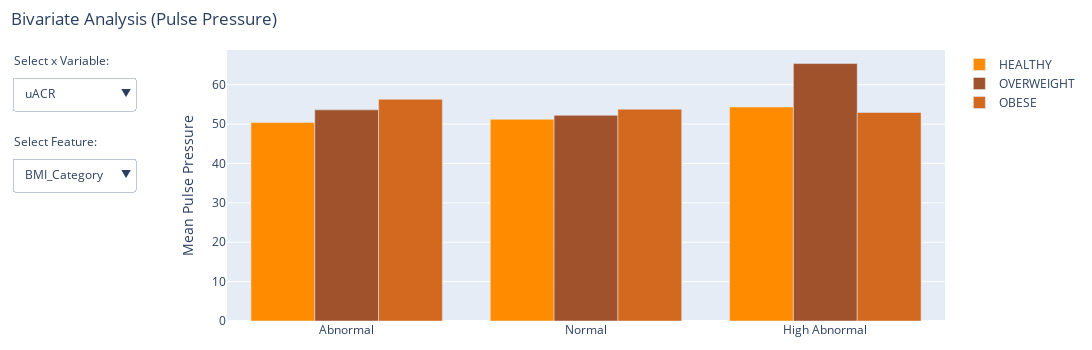

Source (notebook cell):
### Code cell
data['Pulse Pressure'] = data['Systolic'] - data['Diastolic']

# Variables
x_vars = ['uACR', 'BMI_Category', 'BP_Category', 'Ethnicity_Black', 'Gender']
y_var = 'Pulse Pressure'
k_var = ['BMI_Category', 'BP_Category', 'S_Ethnicity', 'Ethnicity_Black', 'Gender', 'uACR']
colour_list = ['DarkOrange', 'Sienna', 'Chocolate', 'DarkSalmon', 'Coral', 'SandyBrown']

# Initial x_var
current_x_var = x_vars[0]

fig = go.Figure()

# Add traces for each combination of k_var values
for a in k_var:
    for col, k in enumerate(data[a].unique()):
        fig.add_trace(
            go.Bar(
                name=f'{k}',
                x=data[current_x_var].unique(),
                y=[data[y_var][(data[current_x_var] == x) & (data[a] == k)].mean() for x in data[current_x_var].unique()],
                marker_color=colour_list[col],
                visible=a == k_var[0],
            )
        )

# Create buttons for each k_var
buttons_k_var = []
for a in k_var:
    buttons_k_var.append(dict(
        method='update',
        label=a,
        args=[{
            'visible': [a == current for current in k_var for _ in data[current].unique()],
            'title.text': f'Mean Age by {a} and {current_x_var}'
        }]
    ))

# Create buttons for each x_var
buttons_x_var = []
for x in x_vars:
    buttons_x_var.append(dict(
        method='update',
        label=x,
        args=[{
            'x': [data[x].unique()] * len(k_var) * data[k_var[0]].nunique(),
            'y': [[data[y_var][(data[x] == val) & (data[a] == k)].mean() for val in data[x].unique()] for a in k_var for k in data[a].unique()],
            'title.text': f'Mean Pulse Pressure by {k_var[0]} and {x}'
        }]
    ))

# Update layout with dropdowns
fig.update_layout(
    updatemenus=[
        dict(
            buttons=buttons_x_var,
            direction='down',
            showactive=True,
            x=-0.3,
            xanchor='left',
            y=0.9,
            yanchor='top'
        ),
        dict(
            buttons=buttons_k_var,
            direction='down',
            showactive=True,
            x=-0.3,
            xanchor='left',
            y=0.6,
            yanchor='top'
        )
    ],
    barmode='group',
    title=dict(text='Bivariate Analysis (Pulse Pressure)', x=0.01),
    yaxis_title='Mean Pulse Pressure',
    autosize=False,
    width=1100,
    height=350,
    margin=dict(l=20, r=20, t=50, b=20)
)

# Add annotation
fig.update_layout(
    annotations=[
        dict(text="Select x Variable:", showarrow=False,
             x=-0.3, xref="paper", y=1, yref="paper", align="left"),
        dict(text="Select Feature:", showarrow=False,
             x=-0.3, xref="paper", y=0.7, yref="paper", align="left")
    ]
)

fig.show()

### Figure 1 — Plotly figure (JSON) as saved in the notebook; plotly's stock layout.template omitted (floating-point values rounded to 4 significant figures)
{"data": [{"marker": {"color": "DarkOrange"}, "name": "HEALTHY", "type": "bar", "visible": true, "x": ["Abnormal", "Normal", "High Abnormal"], "y": [50.38, 51.21, 54.33]}, {"marker": {"color": "Sienna"}, "name": "OVERWEIGHT", "type": "bar", "visible": true, "x": ["Abnormal", "Normal", "High Abnormal"], "y": [53.63, 52.22, 65.38]}, {"marker": {"color": "Chocolate"}, "name": "OBESE", "type": "bar", "visible": true, "x": ["Abnormal", "Normal", "High Abnormal"], "y": [56.32, 53.8, 52.94]}, {"marker": {"color": "DarkOrange"}, "name": "NORMAL", "type": "bar", "visible": false, "x": ["Abnormal", "Normal", "High Abnormal"], "y": [47.53, 46.84, 49.32]}, {"marker": {"color": "Sienna"}, "name": "PRE HPT", "type": "bar", "visible": false, "x": ["Abnormal", "Normal", "High Abnormal"], "y": [54.83, 56.38, 50.7]}, {"marker": {"color": "Chocolate"}, "name": "HPT 1", "type": "bar", "visible": false, "x": ["Abnormal", "Normal", "High Abnormal"], "y": [62.55, 60.69, 58.29]}, {"marker": {"color": "DarkSalmon"}, "name": "HPT 2", "type": "bar", "visible": false, "x": ["Abnormal", "Normal", "High Abnormal"], "y": [75.43, 76.48, 75.25]}, {"marker": {"color": "Coral"}, "name": "HPT CRISIS", "type": "bar", "visible": false, "x": ["Abnormal", "Normal", "High Abnormal"], "y": [81.8, 89.67, 124]}, {"marker": {"color": "DarkOrange"}, "name": "Black", "type": "bar", "visible": false, "x": ["Abnormal", "Normal", "High Abnormal"], "y": [54.53, 52.53, 54.92]}, {"marker": {"color": "Sienna"}, "name": "White", "type": "bar", "visible": false, "x": ["Abnormal", "Normal", "High Abnormal"], "y": [52.73, 50.62, 53]}, {"marker": {"color": "Chocolate"}, "name": "Mixed", "type": "bar", "visible": false, "x": ["Abnormal", "Normal", "High Abnormal"], "y": [63.92, 53.17, 65.33]}, {"marker": {"color": "DarkSalmon"}, "name": "Indian", "type": "bar", "visible": false, "x": ["Abnormal", "Normal", "High Abnormal"], "y": [46.14, 59.28, null]}, {"marker": {"color": "Coral"}, "name": "SE Asian", "type": "bar", "visible": false, "x": ["Abnormal", "Normal", "High Abnormal"], "y": [41.43, 49.2, 124]}, {"marker": {"color": "SandyBrown"}, "name": "Other", "type": "bar", "visible": false, "x": ["Abnormal", "Normal", "High Abnormal"], "y": [59, 48.33, null]}, {"marker": {"color": "DarkOrange"}, "name": "True", "type": "bar", "visible": false, "x": ["Abnormal", "Normal", "High Abnormal"], "y": [54.79, 52.54, 55.49]}, {"marker": {"color": "Sienna"}, "name": "False", "type": "bar", "visible": false, "x": ["Abnormal", "Normal", "High Abnormal"], "y": [49.46, 52.97, 76.67]}, {"marker": {"color": "DarkOrange"}, "name": "Male", "type": "bar", "visible": false, "x": ["Abnormal", "Normal", "High Abnormal"], "y": [53.78, 51.74, 55.23]}, {"marker": {"color": "Sienna"}, "name": "Female", "type": "bar", "visible": false, "x": ["Abnormal", "Normal", "High Abnormal"], "y": [54.74, 53.41, 58.15]}, {"marker": {"color": "DarkOrange"}, "name": "Abnormal", "type": "bar", "visible": false, "x": ["Abnormal", "Normal", "High Abnormal"], "y": [54.39, null, null]}, {"marker": {"color": "Sienna"}, "name": "Normal", "type": "bar", "visible": false, "x": ["Abnormal", "Normal", "High Abnormal"], "y": [null, 52.61, null]}, {"marker": {"color": "Chocolate"}, "name": "High Abnormal", "type": "bar", "visible": false, "x": ["Abnormal", "Normal", "High Abnormal"], "y": [null, null, 56.59]}], "layout": {"annotations": [{"align": "left", "showarrow": false, "text": "Select x Variable:", "x": -0.3, "xref": "paper", "y": 1, "yref": "paper"}, {"align": "left", "showarrow": false, "text": "Select Feature:", "x": -0.3, "xref": "paper", "y": 0.7, "yref": "paper"}], "autosize": false, "barmode": "group", "height": 350, "margin": {"b": 20, "l": 20, "r": 20, "t": 50}, "title": {"text": "Bivariate Analysis (Pulse Pressure)", "x": 0.01}, "updatemenus": [{"buttons": [{"args": [{"title.text": "Mean Pulse Pressure by BMI_Category and uACR", "x": [["Abnormal", "Normal", "High Abnormal"], ["Abnormal", "Normal", "High Abnormal"], ["Abnormal", "Normal", "High Abnormal"], ["Abnormal", "Normal", "High Abnormal"], ["Abnormal", "Normal", "High Abnormal"], ["Abnormal", "Normal", "High Abnormal"], ["Abnormal", "Normal", "High Abnormal"], ["Abnormal", "Normal", "High Abnormal"], ["Abnormal", "Normal", "High Abnormal"], ["Abnormal", "Normal", "High Abnormal"], ["Abnormal", "Normal", "High Abnormal"], ["Abnormal", "Normal", "High Abnormal"], ["Abnormal", "Normal", "High Abnormal"], ["Abnormal", "Normal", "High Abnormal"], ["Abnormal", "Normal", "High Abnormal"], ["Abnormal", "Normal", "High Abnormal"], ["Abnormal", "Normal", "High Abnormal"], ["Abnormal", "Normal", "High Abnormal"]], "y": [[50.38, 51.21, 54.33], [53.63, 52.22, 65.38], [56.32, 53.8, 52.94], [47.53, 46.84, 49.32], [54.83, 56.38, 50.7], [62.55, 60.69, 58.29], [75.43, 76.48, 75.25], [81.8, 89.67, 124], [54.53, 52.53, 54.92], [52.73, 50.62, 53], [63.92, 53.17, 65.33], [46.14, 59.28, null], [41.43, 49.2, 124], [59, 48.33, null], [54.79, 52.54, 55.49], [49.46, 52.97, 76.67], [53.78, 51.74, 55.23], [54.74, 53.41, 58.15], [54.39, null, null], [null, 52.61, null], [null, null, 56.59]]}], "label": "uACR", "method": "update"}, {"args": [{"title.text": "Mean Pulse Pressure by BMI_Category and BMI_Category", "x": [["HEALTHY", "OVERWEIGHT", "OBESE"], ["HEALTHY", "OVERWEIGHT", "OBESE"], ["HEALTHY", "OVERWEIGHT", "OBESE"], ["HEALTHY", "OVERWEIGHT", "OBESE"], ["HEALTHY", "OVERWEIGHT", "OBESE"], ["HEALTHY", "OVERWEIGHT", "OBESE"], ["HEALTHY", "OVERWEIGHT", "OBESE"], ["HEALTHY", "OVERWEIGHT", "OBESE"], ["HEALTHY", "OVERWEIGHT", "OBESE"], ["HEALTHY", "OVERWEIGHT", "OBESE"], ["HEALTHY", "OVERWEIGHT", "OBESE"], ["HEALTHY", "OVERWEIGHT", "OBESE"], ["HEALTHY", "OVERWEIGHT", "OBESE"], ["HEALTHY", "OVERWEIGHT", "OBESE"], ["HEALTHY", "OVERWEIGHT", "OBESE"], ["HEALTHY", "OVERWEIGHT", "OBESE"], ["HEALTHY", "OVERWEIGHT", "OBESE"], ["HEALTHY", "OVERWEIGHT", "OBESE"]], "y": [[51.1, null, null], [null, 53.34, null], [null, null, 54.8], [45.78, 47.66, 47.64], [58.81, 56, 53.51], [62.86, 59.35, 62.24], [78.75, 73.05, 76.84], [null, 93.75, 85.4], [51.97, 53.43, 54.27], [44.53, 45.6, 56.89], [54.75, 56, 59.67], [44.2, 57.82, 60.1], [44.67, 50, 52], [null, 43, 53.67], [52.04, 53.5, 54.51], [44.48, 52.17, 56.77], [52.63, 51.82, 53.44], [49.84, 54.57, 55.8], [50.38, 53.63, 56.32], [51.21, 52.22, 53.8], [54.33, 65.38, 52.94]]}], "label": "BMI_Category", "method": "update"}, {"args": [{"title.text": "Mean Pulse Pressure by BMI_Category and BP_Category", "x": [["NORMAL", "PRE HPT", "HPT 1", "HPT 2", "HPT CRISIS"], ["NORMAL", "PRE HPT", "HPT 1", "HPT 2", "HPT CRISIS"], ["NORMAL", "PRE HPT", "HPT 1", "HPT 2", "HPT CRISIS"], ["NORMAL", "PRE HPT", "HPT 1", "HPT 2", "HPT CRISIS"], ["NORMAL", "PRE HPT", "HPT 1", "HPT 2", "HPT CRISIS"], ["NORMAL", "PRE HPT", "HPT 1", "HPT 2", "HPT CRISIS"], ["NORMAL", "PRE HPT", "HPT 1", "HPT 2", "HPT CRISIS"], ["NORMAL", "PRE HPT", "HPT 1", "HPT 2", "HPT CRISIS"], ["NORMAL", "PRE HPT", "HPT 1", "HPT 2", "HPT CRISIS"], ["NORMAL", "PRE HPT", "HPT 1", "HPT 2", "HPT CRISIS"], ["NORMAL", "PRE HPT", "HPT 1", "HPT 2", "HPT CRISIS"], ["NORMAL", "PRE HPT", "HPT 1", "HPT 2", "HPT CRISIS"], ["NORMAL", "PRE HPT", "HPT 1", "HPT 2", "HPT CRISIS"], ["NORMAL", "PRE HPT", "HPT 1", "HPT 2", "HPT CRISIS"], ["NORMAL", "PRE HPT", "HPT 1", "HPT 2", "HPT CRISIS"], ["NORMAL", "PRE HPT", "HPT 1", "HPT 2", "HPT CRISIS"], ["NORMAL", "PRE HPT", "HPT 1", "HPT 2", "HPT CRISIS"], ["NORMAL", "PRE HPT", "HPT 1", "HPT 2", "HPT CRISIS"]], "y": [[45.78, 58.81, 62.86, 78.75, null], [47.66, 56, 59.35, 73.05, 93.75], [47.64, 53.51, 62.24, 76.84, 85.4], [47.21, null, null, null, null], [null, 55.32, null, null, null], [null, null, 61.21, null, null], [null, null, null, 75.81, null], [null, null, null, null, 89.11], [47.59, 54.51, 61.44, 76.04, 89.8], [42.22, 66.33, 60.67, 73, 81.5], [49.86, 59.6, 63.45, 75.33, null], [45.85, 66.6, 60, 75, 66], [45, null, 54.5, null, 124], [49.5, 59, 46, null, null], [47.68, 54.6, 61.55, 76.23, 89.8], [43.87, 65.8, 59.35, 72.17, 88.25], [46.25, 55.77, 60.11, 76.81, 80], [47.97, 54.95, 61.99, 75.03, 93.67], [47.53, 54.83, 62.55, 75.43, 81.8], [46.84, 56.38, 60.69, 76.48, 89.67], [49.32, 50.7, 58.29, 75.25, 124]]}], "label": "BP_Category", "method": "update"}, {"args": [{"title.text": "Mean Pulse Pressure by BMI_Category and Ethnicity_Black", "x": [[true, false], [true, false], [true, false], [true, false], [true, false], [true, false], [true, false], [true, false], [true, false], [true, false], [true, false], [true, false], [true, false], [true, false], [true, false], [true, false], [true, false], [true, false]], "y": [[52.04, 44.48], [53.5, 52.17], [54.51, 56.77], [47.68, 43.87], [54.6, 65.8], [61.55, 59.35], [76.23, 72.17], [89.8, 88.25], [53.5, null], [null, 51.15], [58.38, 57.43], [null, 56.41], [null, 50.09], [null, 51], [53.65, null], [null, 52.74], [52.84, 51.4], [54.29, 53.83], [54.79, 49.46], [52.54, 52.97], [55.49, 76.67]]}], "label": "Ethnicity_Black", "method": "update"}, {"args": [{"title.text": "Mean Pulse Pressure by BMI_Category and Gender", "x": [["Male", "Female"], ["Male", "Female"], ["Male", "Female"], ["Male", "Female"], ["Male", "Female"], ["Male", "Female"], ["Male", "Female"], ["Male", "Female"], ["Male", "Female"], ["Male", "Female"], ["Male", "Female"], ["Male", "Female"], ["Male", "Female"], ["Male", "Female"], ["Male", "Female"], ["Male", "Female"], ["Male", "Female"], ["Male", "Female"]], "y": [[52.63, 49.84], [51.82, 54.57], [53.44, 55.8], [46.25, 47.97], [55.77, 54.95], [60.11, 61.99], [76.81, 75.03], [80, 93.67], [52.74, 54.09], [47.8, 53.25], [55.62, 60.59], [61.07, 52.78], [45.79, 56.78], [52.5, 49.5], [52.84, 54.29], [51.4, 53.83], [52.66, null], [null, 54.23], [53.78, 54.74], [51.74, 53.41], [55.23, 58.15]]}], "label": "Gender", "method": "update"}], "direction": "down", "showactive": true, "x": -0.3, "xanchor": "left", "y": 0.9, "yanchor": "top"}, {"buttons": [{"args": [{"title.text": "Mean Age by BMI_Category and uACR", "visible": [true, true, true, false, false, false, false, false, false, false, false, false, false, false, false, false, false, false, false, false, false]}], "label": "BMI_Category", "method": "update"}, {"args": [{"title.text": "Mean Age by BP_Category and uACR", "visible": [false, false, false, true, true, true, true, true, false, false, false, false, false, false, false, false, false, false, false, false, false]}], "label": "BP_Category", "method": "update"}, {"args": [{"title.text": "Mean Age by S_Ethnicity and uACR", "visible": [false, false, false, false, false, false, false, false, true, true, true, true, true, true, false, false, false, false, false, false, false]}], "label": "S_Ethnicity", "method": "update"}, {"args": [{"title.text": "Mean Age by Ethnicity_Black and uACR", "visible": [false, false, false, false, false, false, false, false, false, false, false, false, false, false, true, true, false, false, false, false, false]}], "label": "Ethnicity_Black", "method": "update"}, {"args": [{"title.text": "Mean Age by Gender and uACR", "visible": [false, false, false, false, false, false, false, false, false, false, false, false, false, false, false, false, true, true, false, false, false]}], "label": "Gender", "method": "update"}, {"args": [{"title.text": "Mean Age by uACR and uACR", "visible": [false, false, false, false, false, false, false, false, false, false, false, false, false, false, false, false, false, false, true, true, true]}], "label": "uACR", "method": "update"}], "direction": "down", "showactive": true, "x": -0.3, "xanchor": "left", "y": 0.6, "yanchor": "top"}], "width": 1100, "yaxis": {"title": {"text": "Mean Pulse Pressure"}}}}
